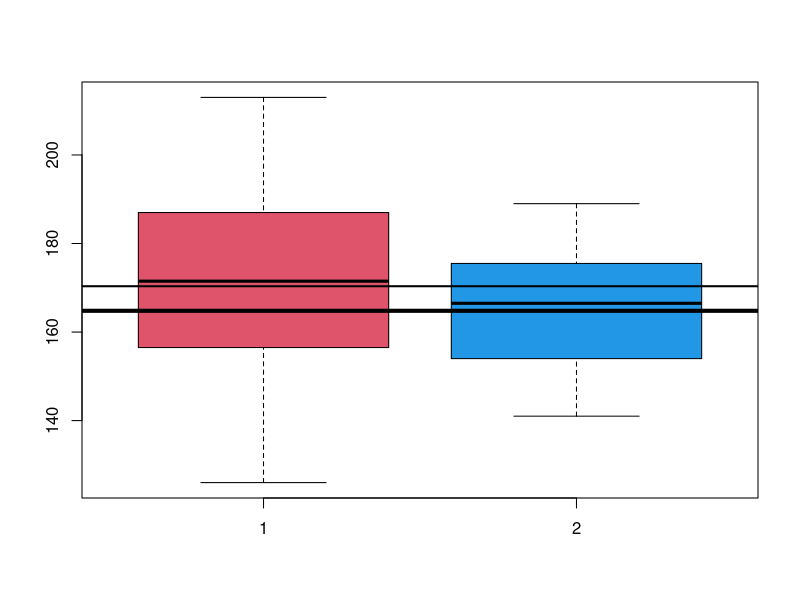

Reproduce this figure in R.
# Pewna rma farmaceutyczna przetestowaªa dziaªanie nowego leku na 20 losowo wybranych pacjentach. Celem
# leku jest obni»enie poziomu pewnego skªadnika X we krwi. Wyniki badania przed podaniem i po podaniu
# leku s¡ nast¦puj¡ce (w odpowiednich jednostkach dla ustalonej obj¦to±ci krwi)
# przed =c(179, 131, 188, 126, 162, 192, 174, 191, 161, 149, 155, 186, 213, 158, 192, 186, 169, 169, 185, 141);
# po =c(145, 166, 179, 189, 155, 163, 168, 141, 143, 169, 153, 148, 167, 185, 173, 180, 173, 162, 178, 159).
# Czy mo»na wnioskowa¢, »e lek obni»a ±rednio poziom X?

przed <- c(179, 131, 188, 126, 162, 192, 174, 191, 161, 149, 155, 186, 213, 158, 192, 186, 169, 169, 185, 141)
po <- c(145, 166, 179, 189, 155, 163, 168, 141, 143, 169, 153, 148, 167, 185, 173, 180, 173, 162, 178, 159)

boxplot(przed, po, col = c(2, 4))
abline(h = mean(przed), lwd = 2)
abline(h = mean(po), lwd = 4)

roznica <- po - przed
roznica

# czy róznica pochodzi z rozkładu normalnego?
shapiro.test(roznica)
# p-val > 0.05 : różnica pochodzi z rozkładu normalnego

# H0: mu_roznica = 0 <==> (mu_po - mu_przed = 0)
# H1: mu_roznica < 0 <==> (mu_po - mu_przed < 0)
t.test(po, przed, paired = TRUE, alternative = "less") # paired - zmienne zależne 
# p-val > 0.05 : przyjmujemy H0

# NOTE:
# średnia wartość przed i po
# badanie leku
# zmienne zależne
# różnica w działaniu
